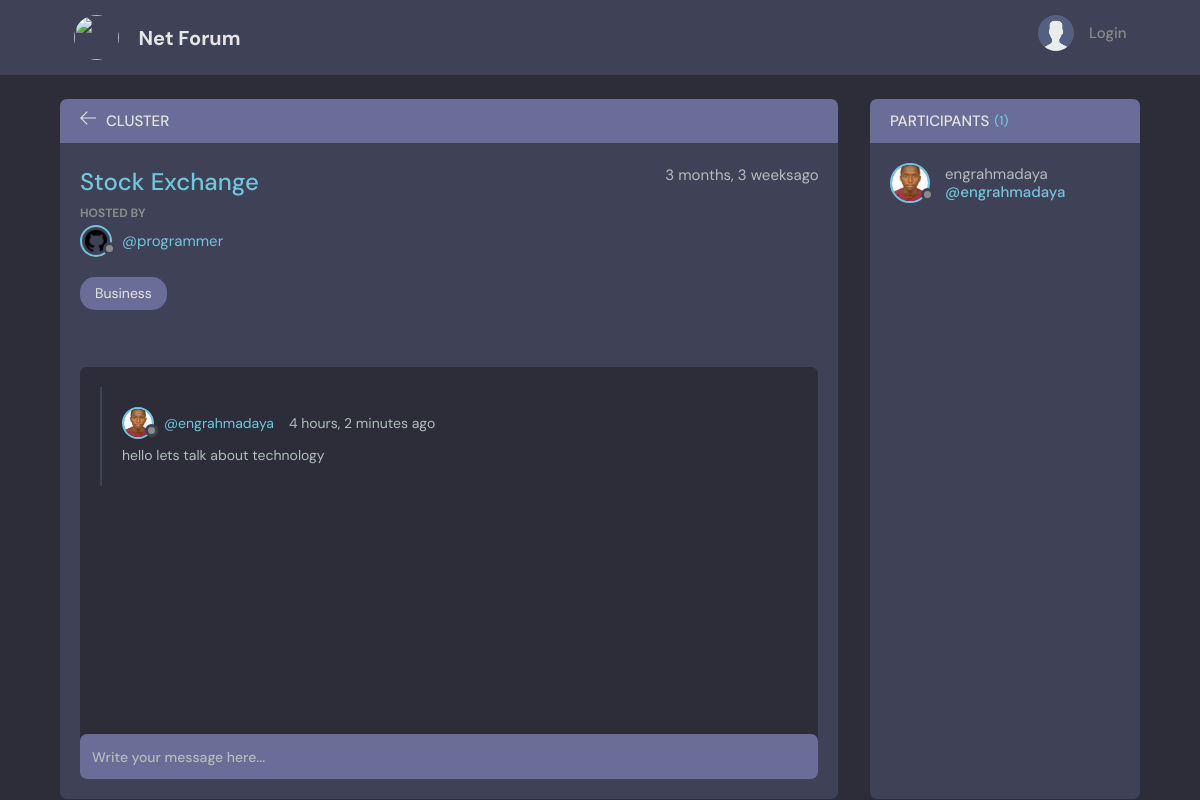
Page /room/3/ on the committed database.
### base/models.py (models this page shows, shortened)
class Room(models.Model):
    host = models.ForeignKey(User, on_delete=models.SET_NULL, null=True)
    topic = models.ForeignKey(Topic, on_delete=models.SET_NULL, null=True)
    name = models.CharField(max_length=200)
    description = models.TextField(null=True, blank=True)
    participants = models.ManyToManyField(User, related_name='participants',blank=True)
    updated = models.DateTimeField(auto_now=True)
    created = models.DateTimeField(auto_now_add=True)
    class Meta:
        ordering = ['-updated', '-created']

class User(AbstractUser):
    GENDER_CHOICES = (
        ("Male", "Male"),
        ("Female", "Female")
    )
    name = models.CharField(max_length=200, null=True)
    email = models.EmailField(unique=True, null=True)
    bio = models.TextField(null=True, blank=True)
    country = CountryField(null=True, blank=True)
    gender = models.CharField(max_length=100, choices=GENDER_CHOICES, null=True, blank=True)
    profession = models.CharField(max_length=100, null=True, blank=True)
    dateOfBirth = models.DateField(null=True, blank=True)
    avatar = models.ImageField(null=True, default="avatar.svg")
    USERNAME_FIELD: 'email'
    REQUIRED_FIELDS: []

class Topic(models.Model):
    name = models.CharField(max_length=200)
    def __str__(self):
        return self.name

class Message(models.Model):
    user = models.ForeignKey(User, on_delete=models.CASCADE)
    room = models.ForeignKey(Room, on_delete=models.CASCADE)
    body = models.TextField()
    updated = models.DateTimeField(auto_now=True)
    created = models.DateTimeField(auto_now_add=True)
    class Meta:
        ordering = ['-updated', '-created']

### base/views.py (the view, shortened to what this page needs)
# urls.py: path('room/<str:pk>/', views.room, name="room"),
def room(request, pk):
    room = Room.objects.get(id=pk)
    room_messages = room.message_set.all()
    participants = room.participants.all()
    context = {'room' : room, 'room_messages': room_messages, 'participants': participants,}
    return render(request, 'base/room.html', context)

### base/templates/base/room.html (shortened to what this page needs)
{% extends 'main.html' %}
{% block content %}
    <main class="profile-page layout layout--2">
      <div class="container">
        <div class="room">
          <div class="room__top">
            <div class="room__topLeft">
              <a href="{% url 'home' %}">
                <svg version="1.1" xmlns="http://www.w3.org/2000/svg" width="32" height="32" viewBox="0 0 32 32">
                  <title>arrow-left</title>
                  <path
                    d="M13.723 2.286l-13.723 13.714 13.719 13.714 1.616-1.611-10.96-10.96h27.625v-2.286h-27.625l10.965-10.965-1.616-1.607z"
                  ></path>
                </svg>
              </a>
              <h3>Cluster</h3>
            </div>
          </div>
          <div class="room__box scroll">
            <div class="room__header scroll">
              <div class="room__info">
                <h3>{{room.name}}</h3>
                <span>{{room.created|timesince}}ago</span>
              </div>
              <div class="room__hosted">
                <p>Hosted By</p>
                <a href="{% url 'user-profile' room.host.id %}" class="room__author">
                  <div class="avatar avatar--small">
                    <img src="{{room.host.avatar.url}}" />
                  </div>
                  <span>@{{room.host.username}}</span>
                </a>
              </div>
              <span class="room__topics">{{room.topic}}</span>
            </div>
            <div class="room__conversation">
              <div class="threads scroll">
                {% for message in room_messages %}
                <div class="thread">
                  <div class="thread__top">
                    <div class="thread__author">
                      <a href="{% url 'user-profile' message.user.id %}" class="thread__authorInfo">
                        <div class="avatar avatar--small">
                          <img src="{{message.user.avatar.url}}" />
                        </div>
                        <span>@{{message.user.username}}</span>
                      </a>
                      <span class="thread__date">{{message.created|timesince}} ago</span>
                    </div>
                  </div>
                  <div class="thread__details">
                    {{message.body}}
                  </div>
                </div>
                {% endfor %}
              </div>
            </div>
          </div>
          <div class="room__message">
            <form action="" method="POST">
              <input name="body" placeholder="Write your message here..." /></form>
          </div>
        </div>
        <div class="participants">
          <h3 class="participants__top">Participants <span>({{participants.count}})</span></h3>
          <div class="participants__list scroll">
            {% for user in participants %}
            <a href="{% url 'user-profile' user.id %}" class="participant">
              <div class="avatar avatar--medium">
                <img src="{{user.avatar.url}}" />
              </div>
              <p>
                {{user.username}}
                <span>@{{user.username}}</span>
              </p>
            </a>
            {% endfor %}
          </div>
        </div>
      </div>
    </main>
{% endblock content %}

### rows in the picture
Room: name "Stock Exchange", created "3 months, 3 weeks", host.avatar (picture), host.username "programmer", topic "Business"
Message: user.avatar (picture), user.username "engrahmadaya", created "4 hours, 2 minutes", body "hello lets talk about technology"
User: avatar (picture), username "engrahmadaya"

### other values in the picture
{{ participants.count }} "1"
